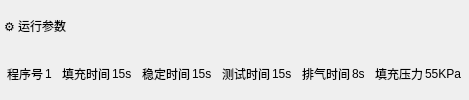
    <widget class="QFrame" name="runningParamsFrame">
     <property name="sizePolicy">
      <sizepolicy hsizetype="Expanding" vsizetype="Preferred">
       <horstretch>1</horstretch>
       <verstretch>0</verstretch>
      </sizepolicy>
     </property>
     <layout class="QVBoxLayout" name="runningParamsLayout">
      <property name="spacing">
       <number>3</number>
      </property>
      <property name="leftMargin">
       <number>4</number>
      </property>
      <property name="topMargin">
       <number>3</number>
      </property>
      <property name="rightMargin">
       <number>4</number>
      </property>
      <property name="bottomMargin">
       <number>4</number>
      </property>
      <item>
       <widget class="QLabel" name="runningParamsTitle">
        <property name="text">
         <string>⚙️ 运行参数</string>
        </property>
       </widget>
      </item>
      <item>
       <layout class="QHBoxLayout" name="paramsGrid">
        <property name="spacing">
         <number>4</number>
        </property>
        <item>
         <widget class="QFrame" name="paramFrame7">
          <layout class="QHBoxLayout" name="horizontalLayout_param7">
           <property name="spacing">
            <number>2</number>
           </property>
           <property name="leftMargin">
            <number>3</number>
           </property>
           <property name="topMargin">
            <number>2</number>
           </property>
           <property name="rightMargin">
            <number>3</number>
           </property>
           <property name="bottomMargin">
            <number>2</number>
           </property>
           <item>
            <widget class="QLabel" name="paramLabel7">
             <property name="text">
              <string>程序号</string>
             </property>
            </widget>
           </item>
           <item>
            <widget class="QLabel" name="paramValue7">
             <property name="text">
              <string>1</string>
             </property>
            </widget>
           </item>
          </layout>
         </widget>
        </item>
        <item>
         <widget class="QFrame" name="paramFrame1">
          <layout class="QHBoxLayout" name="horizontalLayout_param1">
           <property name="spacing">
            <number>2</number>
           </property>
           <property name="leftMargin">
            <number>3</number>
           </property>
           <property name="topMargin">
            <number>2</number>
           </property>
           <property name="rightMargin">
            <number>3</number>
           </property>
           <property name="bottomMargin">
            <number>2</number>
           </property>
           <item>
            <widget class="QLabel" name="paramLabel1">
             <property name="text">
              <string>填充时间</string>
             </property>
            </widget>
           </item>
           <item>
            <widget class="QLabel" name="paramValue1">
             <property name="text">
              <string>15s</string>
             </property>
            </widget>
           </item>
          </layout>
         </widget>
        </item>
        <item>
         <widget class="QFrame" name="paramFrame2">
          <layout class="QHBoxLayout" name="horizontalLayout_param2">
           <property name="spacing">
            <number>2</number>
           </property>
           <property name="leftMargin">
            <number>3</number>
           </property>
           <property name="topMargin">
            <number>2</number>
           </property>
           <property name="rightMargin">
            <number>3</number>
           </property>
           <property name="bottomMargin">
            <number>2</number>
           </property>
           <item>
            <widget class="QLabel" name="paramLabel2">
             <property name="text">
              <string>稳定时间</string>
             </property>
            </widget>
           </item>
           <item>
            <widget class="QLabel" name="paramValue2">
             <property name="text">
              <string>15s</string>
             </property>
            </widget>
           </item>
          </layout>
         </widget>
        </item>
        <item>
         <widget class="QFrame" name="paramFrame3">
          <layout class="QHBoxLayout" name="horizontalLayout_param3">
           <property name="spacing">
            <number>2</number>
           </property>
           <property name="leftMargin">
            <number>3</number>
           </property>
           <property name="topMargin">
            <number>2</number>
           </property>
           <property name="rightMargin">
            <number>3</number>
           </property>
           <property name="bottomMargin">
            <number>2</number>
           </property>
           <item>
            <widget class="QLabel" name="paramLabel3">
             <property name="text">
              <string>测试时间</string>
             </property>
            </widget>
           </item>
           <item>
            <widget class="QLabel" name="paramValue3">
             <property name="text">
              <string>15s</string>
             </property>
            </widget>
           </item>
          </layout>
         </widget>
        </item>
        <item>
         <widget class="QFrame" name="paramFrame4">
          <layout class="QHBoxLayout" name="horizontalLayout_param4">
           <property name="spacing">
            <number>2</number>
           </property>
           <property name="leftMargin">
            <number>3</number>
           </property>
           <property name="topMargin">
            <number>2</number>
           </property>
           <property name="rightMargin">
            <number>3</number>
           </property>
           <property name="bottomMargin">
            <number>2</number>
           </property>
           <item>
            <widget class="QLabel" name="paramLabel4">
             <property name="text">
              <string>排气时间</string>
             </property>
            </widget>
           </item>
           <item>
            <widget class="QLabel" name="paramValue4">
             <property name="text">
              <string>8s</string>
             </property>
            </widget>
           </item>
          </layout>
         </widget>
        </item>
        <item>
         <widget class="QFrame" name="paramFrame5">
          <layout class="QHBoxLayout" name="horizontalLayout_param5">
           <property name="spacing">
            <number>2</number>
           </property>
           <property name="leftMargin">
            <number>3</number>
           </property>
           <property name="topMargin">
            <number>2</number>
           </property>
           <property name="rightMargin">
            <number>3</number>
           </property>
           <property name="bottomMargin">
            <number>2</number>
           </property>
           <item>
            <widget class="QLabel" name="paramLabel5">
             <property name="text">
              <string>填充压力</string>
             </property>
            </widget>
           </item>
           <item>
            <widget class="QLabel" name="paramValue5">
             <property name="text">
              <string>55KPa</string>
             </property>
            </widget>
           </item>
          </layout>
         </widget>
        </item>
       </layout>
      </item>
     </layout>
    </widget>
